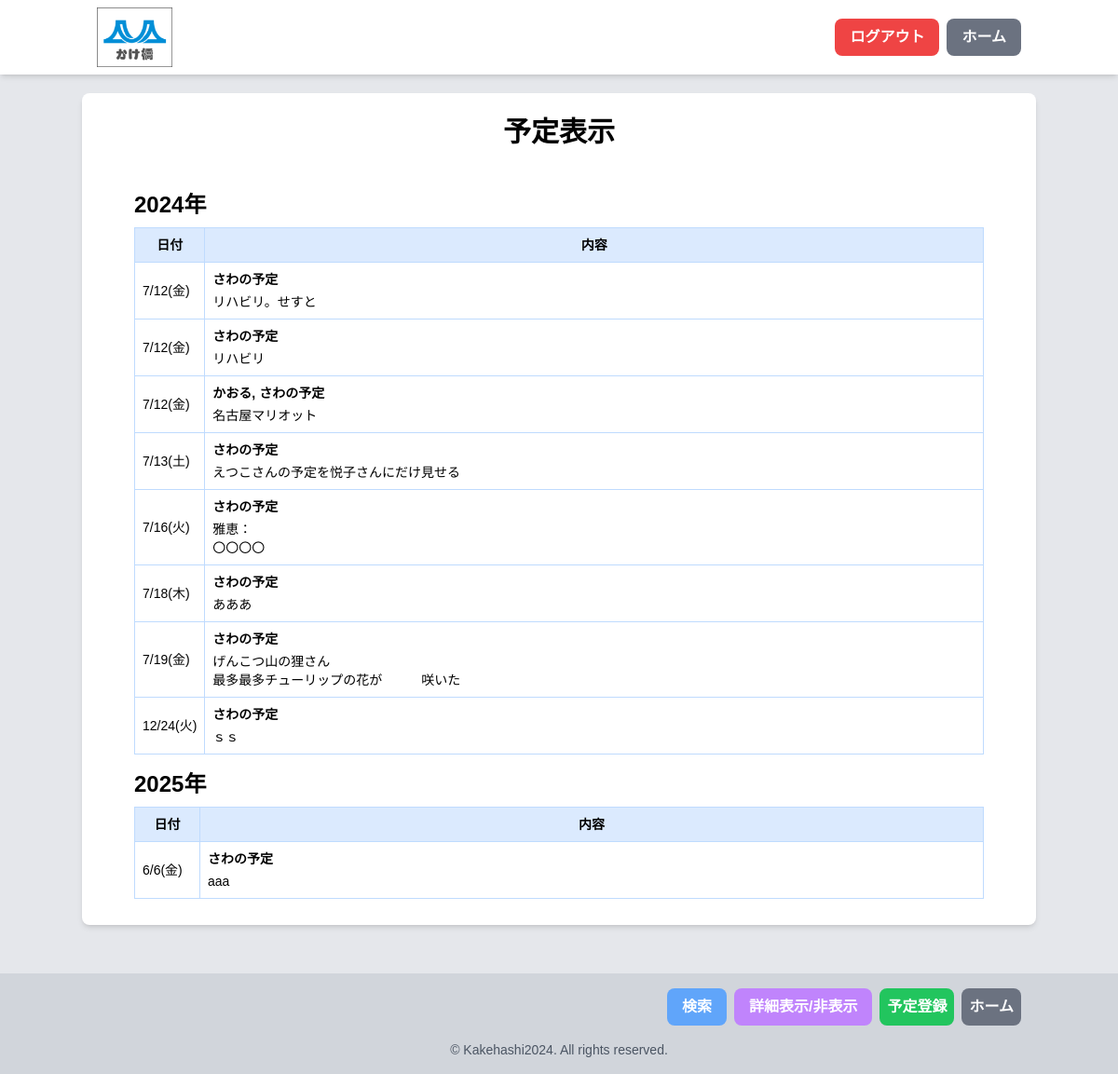
The app's page /schedule_view.php (signed in), older data.
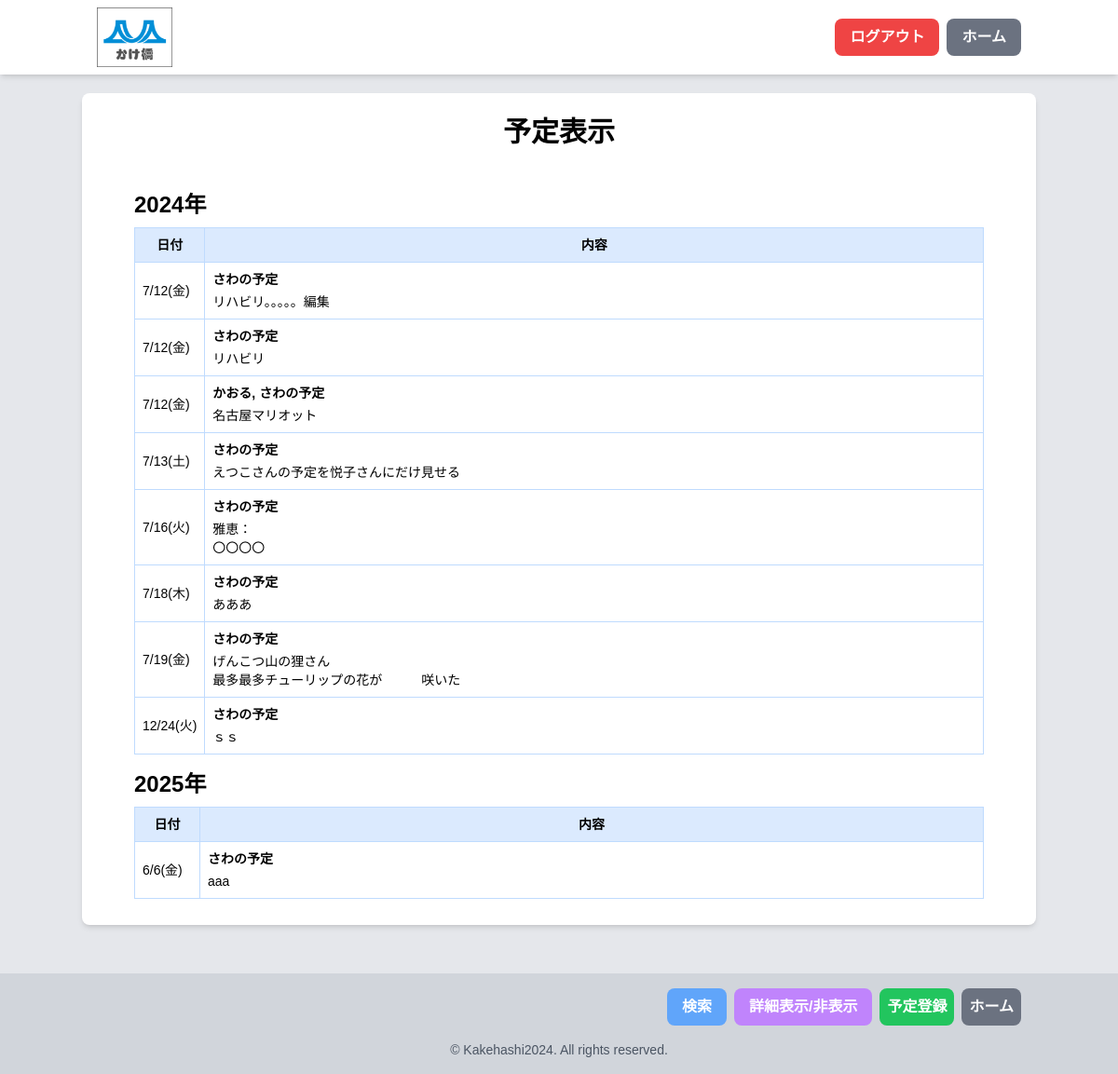
The same page, newer data.
### tables this page shows
CREATE TABLE `schedules` (
  `id` int(11) NOT NULL,
  `group_id` int(11) NOT NULL,
  `user_id` int(11) NOT NULL,
  `date` date NOT NULL,
  `content` text NOT NULL,
  `others` text DEFAULT NULL,
  `created_at` timestamp NOT NULL DEFAULT current_timestamp(),
  `updated_at` timestamp NOT NULL DEFAULT current_timestamp() ON UPDATE current_timestamp(),
  `updated_by` int(11) DEFAULT NULL
);

### funcs.php (called while the page is built, shortened)
<?php
function h($str) {
    return htmlspecialchars($str, ENT_QUOTES, 'UTF-8');
}

### schedule_view.php (the view, shortened to what this page needs)
<?php
require_once 'funcs.php';
$pdo = db_conn();
$query = "SELECT s.id, s.date, s.content, u.username as creator,
       GROUP_CONCAT(DISTINCT su.username SEPARATOR ', ') as shared_with,
       GROUP_CONCAT(DISTINCT sf_u.username SEPARATOR ', ') as schedule_for,
       s.others, s.created_at, s.updated_at, u2.username as updated_by
FROM schedules s
JOIN users u ON s.user_id = u.id
LEFT JOIN schedule_shares ss ON s.id = ss.schedule_id
LEFT JOIN users su ON ss.user_id = su.id
LEFT JOIN schedule_for sf ON s.id = sf.schedule_id
LEFT JOIN users sf_u ON sf.user_id = sf_u.id
LEFT JOIN users u2 ON s.updated_by = u2.id
WHERE s.group_id = ? AND (s.user_id = ? OR ss.user_id = ?)";
$params = [$_SESSION['group_id'], $_SESSION['user_id'], $_SESSION['user_id']];
$query .= " GROUP BY s.id ORDER BY s.date ASC";
$stmt = $pdo->prepare($query);
$stmt->execute($params);
$schedules = $stmt->fetchAll(PDO::FETCH_ASSOC);
$schedulesByYear = [];
foreach ($schedules as $schedule) {
    $year = date('Y', strtotime($schedule['date']));
    $schedulesByYear[$year][] = $schedule;
}
$weekdays = ['日', '月', '火', '水', '木', '金', '土'];
?>
<!DOCTYPE html>
<html lang="ja">
<head>
    <script src="https://cdn.tailwindcss.com"></script>
    <link rel="stylesheet" href="styles/main.css">
</head>
<body class="bg-gray-200" id="body">
    <?php include 'header0.php'; ?>
    <div class="pt-16 sm:pt-20">
        <main class="container mx-auto mt-5 mb-40">
            <div class="bg-white rounded-lg shadow-md p-1 sm:p-6">
                <div class="text-center mb-6">
                    <h1 class="text-2xl sm:text-3xl font-bold">予定表示</h1>
                </div>
                <div class="overflow-x-auto schedule_table">
                    <div class="inline-block w-full py-1 px-1 align-middle sm:px-6 lg:px-8">
                        <?php foreach ($schedulesByYear as $year => $yearSchedules) : ?>
                            <h3 class="text-xl sm:text-2xl font-bold mb-2 mt-4"><?= h($year) ?>年</h3>
                            <table class="min-w-full border-collapse border border-blue-200">
                                <thead>
                                    <tr class="bg-blue-100">
                                        <th class="text-left text-xs sm:text-sm font-semibold p-2 border border-blue-200 text-center">日付</th>
                                        <th class="text-left text-xs sm:text-sm font-semibold p-2 border border-blue-200 text-center">内容</th>
                                    </tr>
                                </thead>
                                <tbody>
                                    <?php foreach ($yearSchedules as $schedule) : ?>
                                        <?php
                                        $date = new DateTime($schedule['date']);
                                        $formattedDate = $date->format('n/j') . '(' . $weekdays[$date->format('w')] . ')';
                                        ?>
                                        <tr class="hover:bg-blue-50 transition-colors duration-200">
                                            <td class="text-xs sm:text-sm p-2 border border-blue-200"><?= h($formattedDate) ?></td>
                                            <td class="text-xs sm:text-sm border border-blue-200 schedule-cell">
                                                <div class="schedule-owner">
                                                    <?php if (!empty($schedule['schedule_for'])) : ?>
                                                        <?= h($schedule['schedule_for']) ?>の予定
                                                    <?php elseif (!empty($schedule['others'])) : ?>
                                                        <?= h($schedule['others']) ?>の予定
                                                    <?php else : ?>
                                                        <?= h($schedule['creator']) ?>の予定
                                                    <?php endif; ?>
                                                </div>
                                                <div class="schedule-content"><?= nl2br(h($schedule['content'])) ?></div>
                                            </td>
                                        </tr>
                                    <?php endforeach; ?>
                                </tbody>
                            </table>
                        <?php endforeach; ?>
                    </div>
                </div>
            </div>
        </main>
    </div>
    <?php include 'footer_schedule.php'; ?>
</body>
</html>

Row changes from the older to the newer data that the page shows:
changed schedules: content "リハビリ。せすと" → "リハビリ。。。。。編集"
